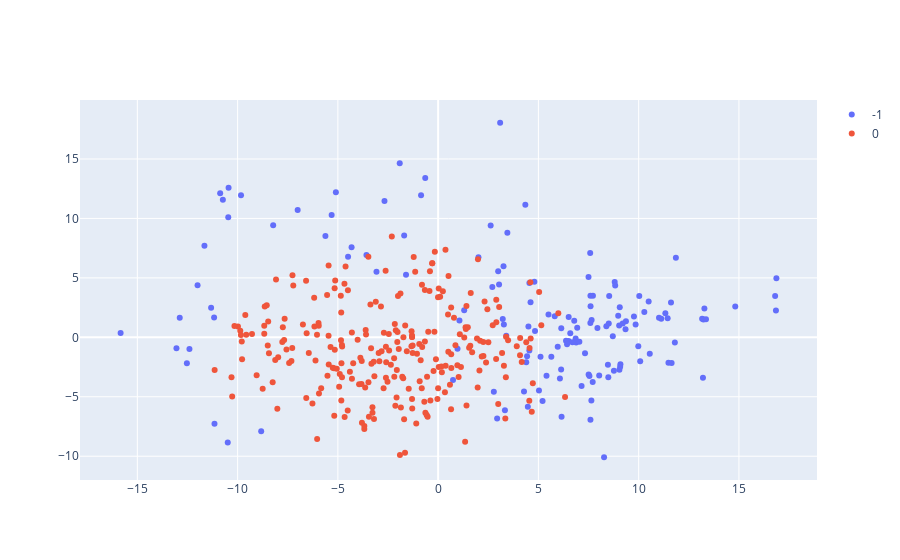

The cell this chart's notebook holds for it:
### Code cell
pca2 = PCA(n_components=ncomps, whiten=False,svd_solver='randomized')
featd= pca2.fit_transform(dist_store)
bandwidth = estimate_bandwidth(featd, quantile=0.25)

ms = MeanShift(bandwidth=bandwidth, bin_seeding=False, cluster_all=False, min_bin_freq=35)
ms.fit(featd)
labelsf = ms.labels_
labelf_select = {y:[x for x in range(len(labelsf)) if labelsf[x] == y] for y in sorted(list(set(labelsf)))}


fig= [go.Scatter(
    x= featd[labelf_select[i],0],
    y= featd[labelf_select[i],1],
    mode= 'markers',
    name= str(i)
) for i in labelf_select.keys()]

layout= go.Layout()

Figure= go.Figure(data= fig, layout= layout)

iplot(Figure)

### Figure 1 — Plotly figure (JSON) as saved in the notebook; plotly's stock layout.template omitted (floating-point values rounded to 4 significant figures; data arrays with more than 128 entries replaced by an {"elided": "..."} marker saying what was removed)
{"data": [{"mode": "markers", "name": "-1", "type": "scatter", "x": {"elided": "145 float values"}, "y": {"elided": "145 float values"}}, {"mode": "markers", "name": "0", "type": "scatter", "x": {"elided": "255 float values"}, "y": {"elided": "255 float values"}}], "layout": {}}
